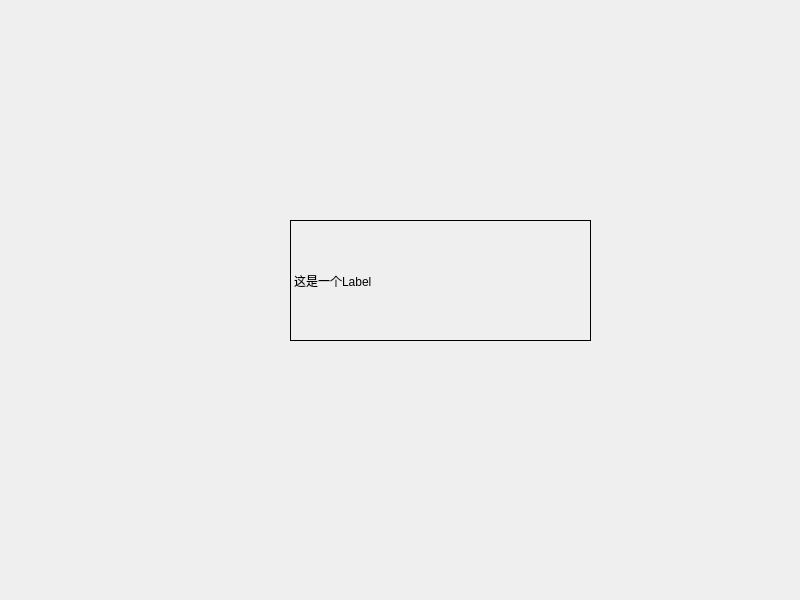
<?xml version="1.0" encoding="UTF-8"?>
<ui version="4.0">
 <class>Widget</class>
 <widget class="QWidget" name="Widget">
  <property name="geometry">
   <rect>
    <x>0</x>
    <y>0</y>
    <width>800</width>
    <height>600</height>
   </rect>
  </property>
  <property name="windowTitle">
   <string>Widget</string>
  </property>
  <widget class="Label" name="label">
   <property name="geometry">
    <rect>
     <x>290</x>
     <y>220</y>
     <width>301</width>
     <height>121</height>
    </rect>
   </property>
   <property name="frameShape">
    <enum>QFrame::Box</enum>
   </property>
   <property name="text">
    <string>这是一个Label</string>
   </property>
  </widget>
 </widget>
 <customwidgets>
  <customwidget>
   <class>Label</class>
   <extends>QLabel</extends>
   <header location="global">label.h</header>
  </customwidget>
 </customwidgets>
 <resources/>
 <connections/>
</ui>
